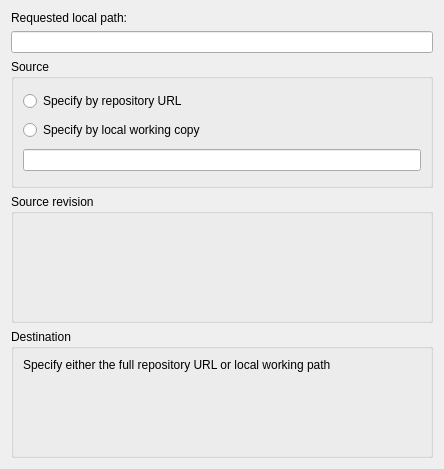
<ui version="4.0" >
 <class>SvnCopyOptionDlg</class>
 <widget class="QWidget" name="SvnCopyOptionDlg" >
  <property name="geometry" >
   <rect>
    <x>0</x>
    <y>0</y>
    <width>444</width>
    <height>469</height>
   </rect>
  </property>
  <layout class="QGridLayout" >
   <item row="0" column="0" >
    <widget class="QLabel" name="label" >
     <property name="sizePolicy" >
      <sizepolicy vsizetype="Fixed" hsizetype="Preferred" >
       <horstretch>0</horstretch>
       <verstretch>0</verstretch>
      </sizepolicy>
     </property>
     <property name="text" >
      <string>Requested local path:</string>
     </property>
    </widget>
   </item>
   <item row="1" column="0" >
    <widget class="KLineEdit" name="reqEdit" >
     <property name="text" >
      <string/>
     </property>
     <property name="readOnly" >
      <bool>true</bool>
     </property>
    </widget>
   </item>
   <item row="2" column="0" >
    <widget class="QGroupBox" name="groupBox" >
     <property name="title" >
      <string>Source</string>
     </property>
     <layout class="QVBoxLayout" >
      <item>
       <widget class="QRadioButton" name="urlRadio" >
        <property name="text" >
         <string>Specify by repository URL</string>
        </property>
       </widget>
      </item>
      <item>
       <widget class="QRadioButton" name="pathRadio" >
        <property name="text" >
         <string>Specify by local working copy</string>
        </property>
       </widget>
      </item>
      <item>
       <widget class="KLineEdit" name="srcEdit" />
      </item>
     </layout>
    </widget>
   </item>
   <item row="3" column="0" >
    <widget class="QGroupBox" name="groupBox_2" >
     <property name="title" >
      <string>Source revision</string>
     </property>
     <layout class="QGridLayout" >
      <item row="0" column="0" >
       <widget class="SvnRevisionWidget" native="1" name="revisionWidget" />
      </item>
     </layout>
    </widget>
   </item>
   <item row="4" column="0" >
    <widget class="QGroupBox" name="groupBox_3" >
     <property name="title" >
      <string>Destination</string>
     </property>
     <layout class="QVBoxLayout" >
      <item>
       <widget class="QLabel" name="label_2" >
        <property name="sizePolicy" >
         <sizepolicy vsizetype="Fixed" hsizetype="Preferred" >
          <horstretch>0</horstretch>
          <verstretch>0</verstretch>
         </sizepolicy>
        </property>
        <property name="text" >
         <string>Specify either the full repository URL or local working path</string>
        </property>
       </widget>
      </item>
      <item>
       <widget class="KUrlRequester" name="destEdit" />
      </item>
     </layout>
    </widget>
   </item>
  </layout>
 </widget>
 <customwidgets>
  <customwidget>
   <class>KLineEdit</class>
   <extends>QLineEdit</extends>
   <header>klineedit.h</header>
  </customwidget>
  <customwidget>
   <class>KUrlRequester</class>
   <extends>QFrame</extends>
   <header>kurlrequester.h</header>
  </customwidget>
  <customwidget>
   <class>SvnRevisionWidget</class>
   <extends>QWidget</extends>
   <header>svn_revisionwidget.h</header>
   <container>1</container>
  </customwidget>
 </customwidgets>
 <resources/>
 <connections/>
</ui>
